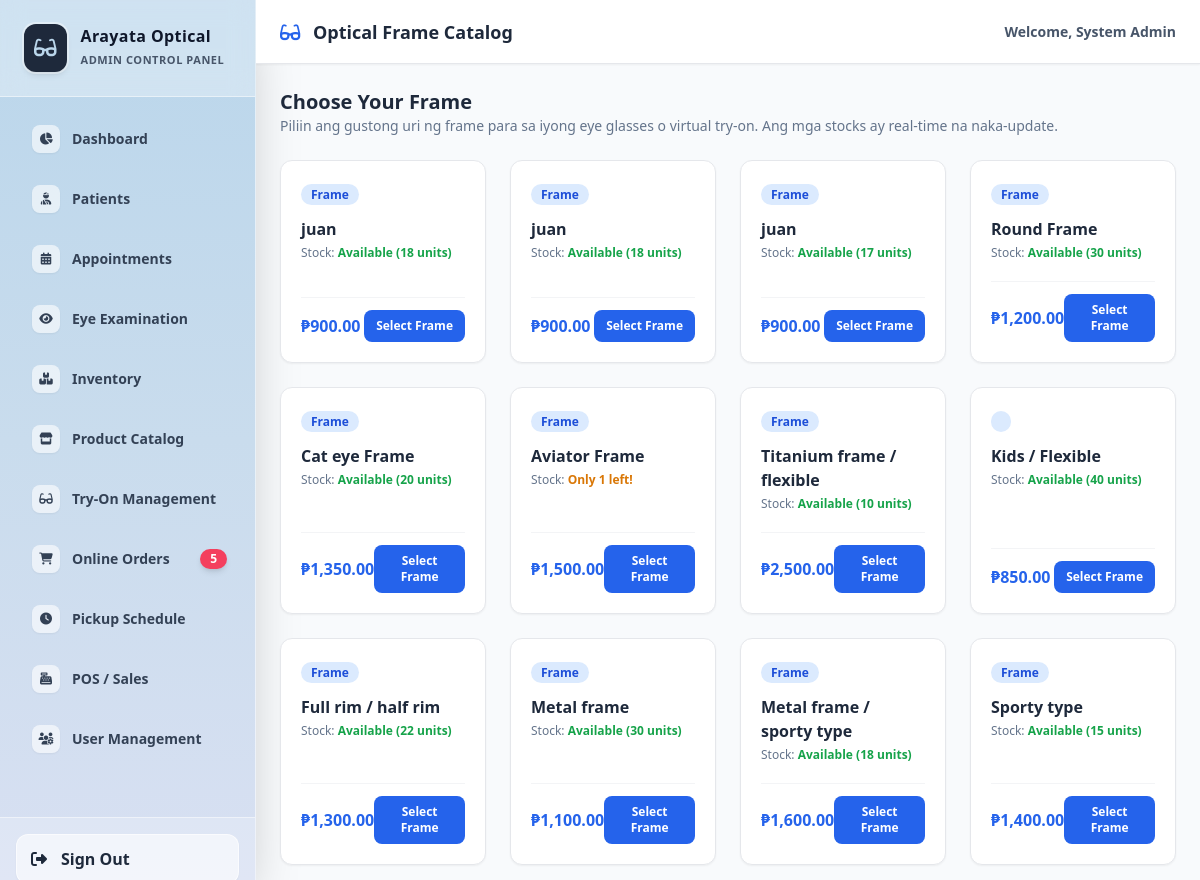
The page /arayata-system/product_catalog_patient.php (signed in) on the database its author committed.
### tables this page shows
CREATE TABLE `inventory` (
  `id` int(11) NOT NULL,
  `product_name` varchar(100) NOT NULL,
  `category` enum('Frame','Lens','Accessory') NOT NULL,
  `stock` int(11) NOT NULL DEFAULT 0,
  `price` decimal(10,2) NOT NULL,
  `branch` varchar(50) DEFAULT 'Tanza Branch',
  `image` varchar(255) DEFAULT NULL,
  `colors` text DEFAULT NULL
);

### arayata-system/product_catalog_patient.php (the view, shortened to what this page needs)
<!DOCTYPE html>
<html lang="en">
<head>
    <script src="https://cdn.tailwindcss.com"></script>
    <link rel="stylesheet" href="https://cdnjs.cloudflare.com/ajax/libs/font-awesome/6.4.0/css/all.min.css">
</head>
<body class="bg-slate-50 font-sans flex h-screen overflow-hidden">
<?php
if (file_exists('sidebar.php')) {
    include 'sidebar.php';
}
?>
<div class="flex-1 flex flex-col overflow-hidden">
    <header class="bg-white border-b border-gray-200 h-16 flex items-center justify-between px-6 shadow-sm">
        <h2 class="text-lg font-bold text-slate-800"><i class="fa-solid fa-glasses text-blue-600 mr-2"></i> Optical Frame Catalog</h2>
        <span class="text-sm font-semibold text-slate-600">Welcome, <?php echo htmlspecialchars($_SESSION['name'] ?? 'Patient'); ?></span>
    </header>
    <main class="flex-1 overflow-y-auto p-6">
        <div class="mb-6">
            <h3 class="text-xl font-bold text-slate-800">Choose Your Frame</h3>
            <p class="text-sm text-slate-500">Piliin ang gustong uri ng frame para sa iyong eye glasses o virtual try-on. Ang mga stocks ay real-time na naka-update.</p>
        </div>
        <div class="grid grid-cols-1 sm:grid-cols-2 md:grid-cols-3 lg:grid-cols-4 gap-6">
            <?php
            $res = $conn->query("SHOW TABLES LIKE 'inventory'");
            if ($res && $res->num_rows > 0) {
                $products_query = $conn->query("SELECT * FROM inventory ORDER BY id DESC");
                if ($products_query && $products_query->num_rows > 0) {
                    while($row = $products_query->fetch_assoc()) {
                        if ($row['stock'] > 5) {
                            $stock_display = "<span class='text-green-600 font-bold'>Available ({$row['stock']} units)</span>";
                            $btn_state = "<button onclick=\"alert('Selected Frame: {$row['product_name']} (₱" . number_format($row['price'], 2) . ")')\" class='bg-blue-600 hover:bg-blue-700 text-white text-xs px-3 py-2 rounded-lg font-semibold transition cursor-pointer'>Select Frame</button>";
                        } elseif ($row['stock'] > 0) {
                            $stock_display = "<span class='text-amber-600 font-bold'>Only {$row['stock']} left!</span>";
                            $btn_state = "<button onclick=\"alert('Selected Frame: {$row['product_name']} (₱" . number_format($row['price'], 2) . ")')\" class='bg-blue-600 hover:bg-blue-700 text-white text-xs px-3 py-2 rounded-lg font-semibold transition cursor-pointer'>Select Frame</button>";
                        } else {
                            $stock_display = "<span class='text-red-500 font-semibold'>Out of Stock</span>";
                            $btn_state = "<button disabled class='bg-gray-300 text-gray-500 text-xs px-3 py-2 rounded-lg font-semibold cursor-not-allowed'>Sold Out</button>";
                        }
                        echo "<div class='bg-white p-5 rounded-xl shadow-sm border border-gray-200 flex flex-col justify-between hover:border-blue-500 transition'>
                            <div>
                                <span class='bg-blue-100 text-blue-700 text-xs px-2.5 py-0.5 rounded-full font-semibold'>{$row['category']}</span>
                                <h4 class='font-bold text-slate-800 text-base mt-3'>{$row['product_name']}</h4>
                                <p class='text-xs text-slate-500 mt-1'>Stock: {$stock_display}</p>
                            </div>
                            <div class='mt-5 flex justify-between items-center pt-3 border-t border-gray-100'>
                                <span class='text-base font-extrabold text-blue-600'>₱" . number_format($row['price'], 2) . "</span>
                                {$btn_state}
                            </div>
                        </div>";
                    }
                } else {
                    echo "<div class='col-span-full text-center py-12 text-slate-400'>
                        <i class='fa-solid fa-box-open text-4xl mb-2'></i>
                        <p>No frames available in the catalog yet.</p>
                    </div>";
                }
            } else {
                echo "<div class='col-span-full text-center py-12 text-red-400'>
                    <p>Inventory database table is missing.</p>
                </div>";
            }
            ?>
        </div>
    </main>
</div>
</body>
</html>

### rows shown on the page
inventory: category "Frame", product_name "juan", stock "18", price "900.00"
inventory: category "Frame", product_name "juan", stock "18", price "900.00"
inventory: category "Frame", product_name "juan", stock "17", price "900.00"
inventory: category "Frame", product_name "Round Frame", stock "30", price "1,200.00"
inventory: category "Frame", product_name "Cat eye Frame", stock "20", price "1,350.00"
inventory: category "Frame", product_name "Aviator Frame", stock "1", price "1,500.00"
inventory: category "Frame", product_name "Titanium frame / flexible", stock "10", price "2,500.00"
inventory: product_name "Kids / Flexible", stock "40", price "850.00"
inventory: category "Frame", product_name "Full rim / half rim", stock "22", price "1,300.00"
inventory: category "Frame", product_name "Metal frame", stock "30", price "1,100.00"
inventory: category "Frame", product_name "Metal frame / sporty type", stock "18", price "1,600.00"
inventory: category "Frame", product_name "Sporty type", stock "15", price "1,400.00"

### other values the page prints
$item['label'] "Dashboard"
$item['label'] "Patients"
$item['label'] "Appointments"
$item['label'] "Eye Examination"
$item['label'] "Inventory"
$item['label'] "Product Catalog"
$item['label'] "Try-On Management"
$item['label'] "Online Orders"
$item['badge'] "5"
$item['label'] "Pickup Schedule"
$item['label'] "POS / Sales"
$item['label'] "User Management"
$_SESSION['name'] "System Admin"
